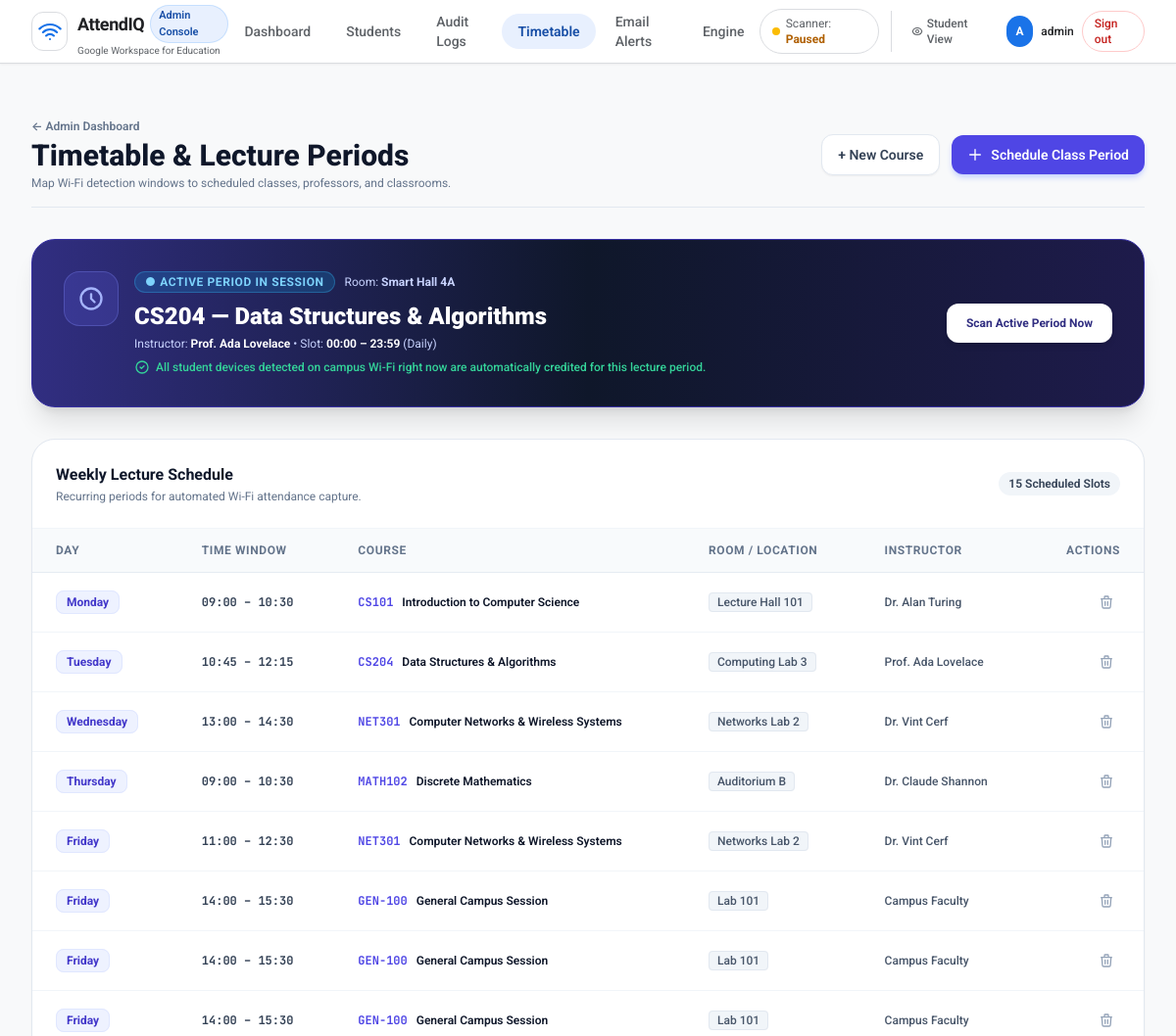
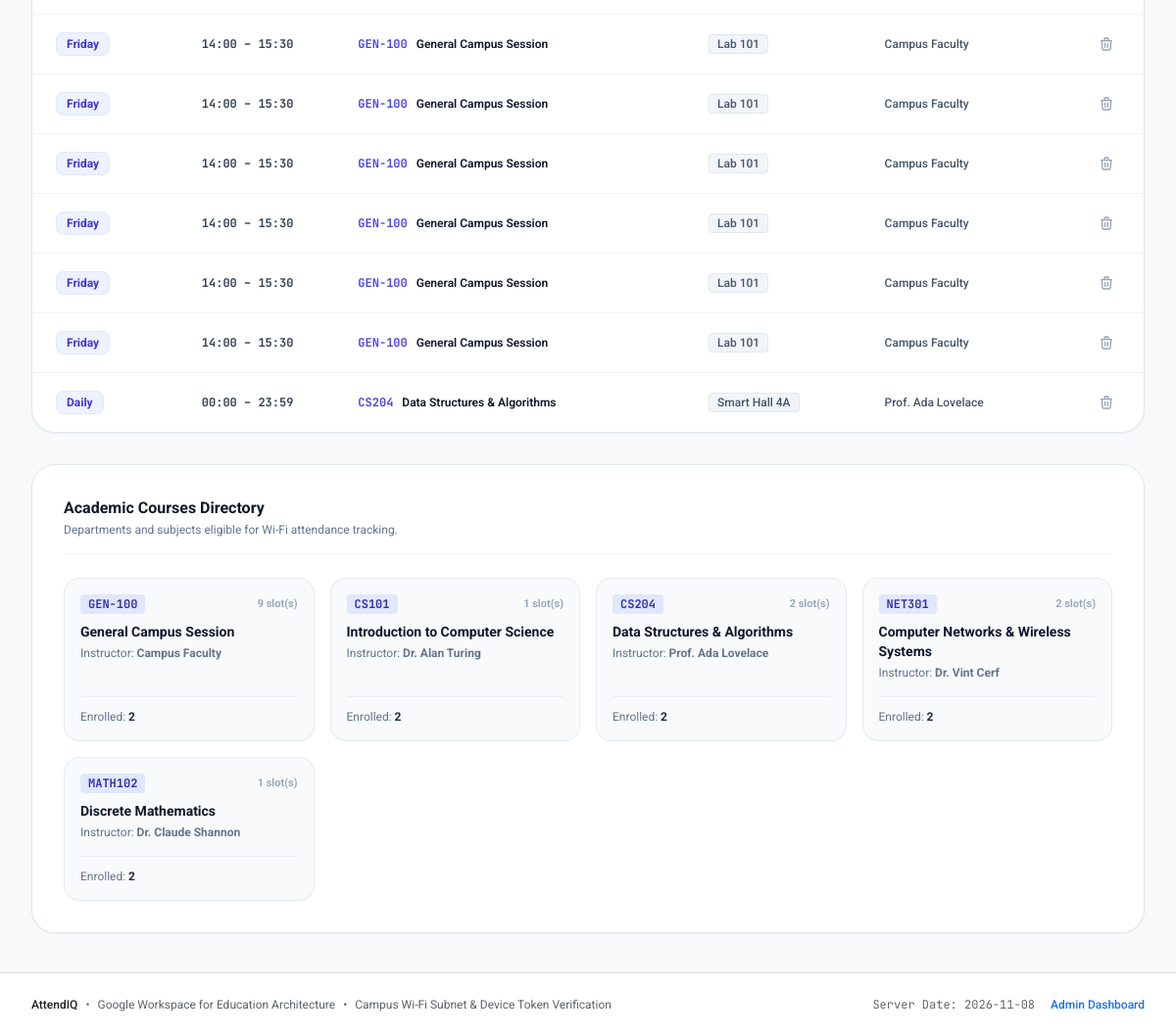
Page /admin/timetable (signed in) on the committed database (2 pictures, top to bottom).
### tables this page shows
CREATE TABLE timetable_slots (
                id INTEGER PRIMARY KEY AUTOINCREMENT,
                course_id INTEGER NOT NULL,
                day_of_week TEXT NOT NULL,
                start_time TEXT NOT NULL,
                end_time TEXT NOT NULL,
                room_number TEXT NOT NULL,
                FOREIGN KEY (course_id) REFERENCES courses(id) ON DELETE CASCADE
            );

CREATE TABLE courses (
                id INTEGER PRIMARY KEY AUTOINCREMENT,
                course_code TEXT UNIQUE NOT NULL,
                course_name TEXT NOT NULL,
                instructor TEXT NOT NULL
            );

### app.py (the view)
@app.route("/admin/timetable")
@admin_required
def admin_timetable():
    courses = Course.get_all()
    slots = Timetable.get_all_slots()
    active_period = Timetable.get_current_active_period()
    return render_template(
        "admin/timetable.html",
        courses=courses,
        slots=slots,
        active_period=active_period
    )

### app.py (called while the page is built)
def admin_required(f):
    @wraps(f)
    def decorated_function(*args, **kwargs):
        if "admin_id" not in session:
            flash("Please sign in to access the administrator panel.", "warning")
            return redirect(url_for("login", next=request.url))
        return f(*args, **kwargs)
    return decorated_function

@app.context_processor
def inject_global_data():
    client_ip = get_client_ip()
    is_wifi, wifi_info = verify_campus_wifi(client_ip)
    time_window = evaluate_checkin_window()
    time_settings = Settings.get_time_window_settings()
    return {
        "current_admin": session.get("admin_username"),
        "scanner_is_running": scanner_service.is_running(),
        "today_date": date.today().isoformat(),
        "active_period": Timetable.get_current_active_period(),
        "client_ip": client_ip,
        "is_campus_wifi": is_wifi,
        "wifi_info": wifi_info,
        "time_window": time_window,
        "time_settings": time_settings
    }

### attendance_security.py (called while the page is built, shortened)
def get_client_ip(req=None) -> str:
    active_req = req or request
    x_forwarded_for = active_req.headers.get("X-Forwarded-For")
    if x_forwarded_for:
        ip = x_forwarded_for.split(",")[0].strip()
    else:
        ip = active_req.remote_addr or "127.0.0.1"
    if ip.startswith("::ffff:"):
        ip = ip[7:]
    elif ip == "::1":
        ip = "127.0.0.1"
    return ip

def verify_campus_wifi(client_ip: str = None) -> tuple[bool, dict]:
    from models import Settings
    ip_str = client_ip or get_client_ip()
    authorized_subnets_str = Settings.get("authorized_subnet", "192.168.1.0/24")
    allow_localhost = Settings.get("allow_localhost", "1") == "1"
    if allow_localhost and ip_str in ("127.0.0.1", "localhost"):
        return True, {
            "authorized": True,
            "client_ip": ip_str,
            "matched_subnet": "127.0.0.1/32 (Localhost Dev Mode)",
            "message": f"Connected via verified local interface ({ip_str})."
        }

### database.py (called while the page is built)
@contextmanager
def get_db():
    conn = sqlite3.connect(config.DATABASE_PATH, timeout=20.0)
    conn.row_factory = sqlite3.Row
    conn.execute("PRAGMA foreign_keys = ON")
    try:
        yield conn
        conn.commit()
    except Exception:
        conn.rollback()
        raise
    finally:
        conn.close()

### scanner.py (called while the page is built)
    def is_running(self) -> bool:
        return self._thread is not None and self._thread.is_alive()

### templates/admin/timetable.html (shortened to what this page needs)
{% extends "base.html" %}
{% block content %}
<div class="space-y-8 py-4">
    <div class="flex flex-col sm:flex-row sm:items-center justify-between gap-4 pb-4 border-b border-slate-200">
        <div>
            <div class="flex items-center gap-2">
                <a href="{{ url_for('admin_dashboard') }}" class="text-xs font-semibold text-slate-500 hover:text-indigo-600">
                    &larr; Admin Dashboard
                </a>
            </div>
            <h1 class="text-2xl sm:text-3xl font-extrabold text-slate-900 mt-1">
                Timetable & Lecture Periods
            </h1>
            <p class="text-xs text-slate-500 mt-0.5">Map Wi-Fi detection windows to scheduled classes, professors, and classrooms.</p>
        </div>
        <div class="flex items-center gap-3">
            <button onclick="document.getElementById('modal-add-course').classList.remove('hidden')" class="px-4 py-2.5 rounded-xl bg-white hover:bg-slate-50 text-slate-700 text-xs sm:text-sm font-semibold border border-slate-200 shadow-sm transition-all">
                + New Course
            </button>
            <button onclick="document.getElementById('modal-add-slot').classList.remove('hidden')" class="inline-flex items-center gap-2 px-4 py-2.5 rounded-xl bg-indigo-600 hover:bg-indigo-700 text-white text-xs sm:text-sm font-semibold shadow-md shadow-indigo-200 transition-all">
                <svg class="w-4 h-4" fill="none" stroke="currentColor" viewBox="0 0 24 24"><path stroke-linecap="round" stroke-linejoin="round" stroke-width="2" d="M12 4v16m8-8H4"/></svg>
                Schedule Class Period
            </button>
        </div>
    </div>
    <div class="rounded-3xl p-6 sm:p-8 {% if active_period %}bg-gradient-to-r from-indigo-900 via-slate-900 to-indigo-950 text-white shadow-xl border border-indigo-800{% else %}bg-slate-100 text-slate-700 border border-slate-200{% endif %}">
        <div class="flex flex-col md:flex-row md:items-center justify-between gap-6">
            <div class="flex items-start gap-4">
                <div class="w-14 h-14 rounded-2xl {% if active_period %}bg-indigo-500/20 text-indigo-300 border border-indigo-400/30{% else %}bg-slate-200 text-slate-500{% endif %} flex items-center justify-center flex-shrink-0">
                    <svg class="w-7 h-7" fill="none" stroke="currentColor" viewBox="0 0 24 24"><path stroke-linecap="round" stroke-linejoin="round" stroke-width="2" d="M12 8v4l3 3m6-3a9 9 0 11-18 0 9 9 0 0118 0z"/></svg>
                </div>
                <div>
                    <div class="flex items-center gap-2.5">
                        <span class="text-xs font-bold uppercase tracking-wider {% if active_period %}text-sky-300 bg-sky-500/20 border border-sky-400/30{% else %}text-slate-500 bg-slate-200{% endif %} px-2.5 py-0.5 rounded-full">
                            {% if active_period %}● Active Period in Session{% else %}No Scheduled Lecture Right Now{% endif %}
                        </span>
                        {% if active_period %}
                        <span class="text-xs text-indigo-200">Room: <strong>{{ active_period.room_number }}</strong></span>
                        {% endif %}
                    </div>
                    {% if active_period %}
                    <h2 class="text-2xl font-black mt-2 text-white">
                        {{ active_period.course_code }} &mdash; {{ active_period.course_name }}
                    </h2>
                    <p class="text-xs text-indigo-200 mt-1">
                        Instructor: <strong class="text-white">{{ active_period.instructor }}</strong> &bull; Slot: <strong class="text-white">{{ active_period.start_time }} &ndash; {{ active_period.end_time }}</strong> ({{ active_period.day_of_week }})
                    </p>
                    <p class="text-xs text-emerald-400 mt-2 font-medium flex items-center gap-1.5">
                        <svg class="w-4 h-4" fill="none" stroke="currentColor" viewBox="0 0 24 24"><path stroke-linecap="round" stroke-linejoin="round" stroke-width="2" d="M9 12l2 2 4-4m6 2a9 9 0 11-18 0 9 9 0 0118 0z"/></svg>
                        All student devices detected on campus Wi-Fi right now are automatically credited for this lecture period.
                    </p>
                    {% endif %}
                </div>
            </div>
            <div class="flex-shrink-0">
                <button onclick="triggerScanNow(this)" class="px-5 py-3 rounded-xl bg-white text-indigo-900 font-bold text-xs hover:bg-indigo-50 shadow-md transition-all">
                    Scan Active Period Now
                </button>
            </div>
        </div>
    </div>
    <div class="bg-white rounded-3xl border border-slate-200 shadow-sm overflow-hidden">
        <div class="p-6 border-b border-slate-100 flex items-center justify-between">
            <div>
                <h3 class="text-base font-bold text-slate-900">Weekly Lecture Schedule</h3>
                <p class="text-xs text-slate-500 mt-0.5">Recurring periods for automated Wi-Fi attendance capture.</p>
            </div>
            <span class="text-xs font-semibold px-2.5 py-1 rounded-full bg-slate-100 text-slate-700">
                {{ slots|length }} Scheduled Slots
            </span>
        </div>
        {% if slots %}
        <div class="overflow-x-auto">
            <table class="w-full text-left text-sm">
                <thead class="bg-slate-50 border-b border-slate-200/80 text-xs uppercase font-semibold text-slate-500 tracking-wider">
                    <tr>
                        <th class="py-3.5 px-6">Day</th>
                        <th class="py-3.5 px-6">Time Window</th>
                        <th class="py-3.5 px-6">Course</th>
                        <th class="py-3.5 px-6">Room / Location</th>
                        <th class="py-3.5 px-6">Instructor</th>
                        <th class="py-3.5 px-6 text-right">Actions</th>
                    </tr>
                </thead>
                <tbody class="divide-y divide-slate-100 font-medium text-slate-700">
                    {% for slot in slots %}
                    <tr class="hover:bg-slate-50/80 transition-colors">
                        <td class="py-4 px-6 text-slate-900 font-bold text-xs whitespace-nowrap">
                            <span class="px-2.5 py-1 rounded-lg bg-indigo-50 text-indigo-700 border border-indigo-100">
                                {{ slot.day_of_week }}
                            </span>
                        </td>
                        <td class="py-4 px-6 font-mono text-xs text-slate-700 whitespace-nowrap font-bold">
                            {{ slot.start_time }} &ndash; {{ slot.end_time }}
                        </td>
                        <td class="py-4 px-6 text-xs text-slate-900 font-semibold whitespace-nowrap">
                            <span class="font-mono text-indigo-600 font-bold mr-1.5">{{ slot.course_code }}</span>
                            {{ slot.course_name }}
                        </td>
                        <td class="py-4 px-6 text-xs text-slate-600 font-medium whitespace-nowrap">
                            <span class="px-2 py-0.5 rounded bg-slate-100 border border-slate-200">
                                {{ slot.room_number }}
                            </span>
                        </td>
                        <td class="py-4 px-6 text-xs text-slate-600 whitespace-nowrap">
                            {{ slot.instructor }}
                        </td>
                        <td class="py-4 px-6 text-right whitespace-nowrap">
                            <form action="{{ url_for('delete_timetable_slot', slot_id=slot.id) }}" method="POST" onsubmit="return confirm('Remove this timetable slot?');" class="inline">
                                <button type="submit" class="p-1.5 rounded-lg text-slate-400 hover:text-rose-600 hover:bg-slate-100" title="Delete Slot">
                                    <svg class="w-4 h-4" fill="none" stroke="currentColor" viewBox="0 0 24 24"><path stroke-linecap="round" stroke-linejoin="round" stroke-width="2" d="M19 7l-.867 12.142A2 2 0 0116.138 21H7.862a2 2 0 01-1.995-1.858L5 7m5 4v6m4-6v6m1-10V4a1 1 0 00-1-1h-4a1 1 0 00-1 1v3M4 7h16"/></svg>
                                </button>
                            </form>
                        </td>
                    </tr>
                    {% endfor %}
                </tbody>
            </table>
        </div>
        {% else %}
        <div class="py-16 text-center">
            <p class="text-sm font-semibold text-slate-700">No Timetable Periods Scheduled Yet</p>
            <p class="text-xs text-slate-500 mt-1">Click "Schedule Class Period" above to map lecture hours.</p>
        </div>
        {% endif %}
    </div>
    <div class="bg-white rounded-3xl border border-slate-200 shadow-sm p-6 sm:p-8">
        <div class="flex items-center justify-between mb-6 pb-4 border-b border-slate-100">
            <div>
                <h3 class="text-base font-bold text-slate-900">Academic Courses Directory</h3>
                <p class="text-xs text-slate-500 mt-0.5">Departments and subjects eligible for Wi-Fi attendance tracking.</p>
            </div>
        </div>
        <div class="grid grid-cols-1 md:grid-cols-2 lg:grid-cols-4 gap-4">
            {% for c in courses %}
            <div class="p-4 rounded-2xl bg-slate-50 border border-slate-200/80 flex flex-col justify-between">
                <div>
                    <div class="flex items-center justify-between mb-2">
                        <span class="text-xs font-mono font-bold px-2 py-0.5 rounded bg-indigo-100 text-indigo-800">
                            {{ c.course_code }}
                        </span>
                        <span class="text-[11px] text-slate-400 font-semibold">{{ c.slots_count }} slot(s)</span>
                    </div>
                    <h4 class="text-sm font-bold text-slate-900">{{ c.course_name }}</h4>
                    <p class="text-xs text-slate-500 mt-1">Instructor: <strong>{{ c.instructor }}</strong></p>
                </div>
                <div class="mt-4 pt-3 border-t border-slate-200/60 flex items-center justify-between text-xs text-slate-500">
                    <span>Enrolled: <strong class="text-slate-800">{{ c.enrolled_count }}</strong></span>
                </div>
            </div>
            {% endfor %}
        </div>
    </div>
</div>
{% endblock %}

### templates/base.html (style rules this page uses)
body { font-family: 'Roboto', system-ui, -apple-system, sans-serif; background-color: #f8f9fa; color: #202124; }

### rows in the picture
timetable_slots: room_number "Smart Hall 4A", start_time "00:00", end_time "23:59", day_of_week "Daily", course_code "CS204", course_name "Data Structures & Algorithms", instructor "Prof. Ada Lovelace"
courses: course_code "CS204", course_name "Data Structures & Algorithms", instructor "Prof. Ada Lovelace", slots_count "2", enrolled_count "2"
timetable_slots: day_of_week "Monday", start_time "09:00", end_time "10:30", course_code "CS101", course_name "Introduction to Computer Science", room_number "Lecture Hall 101", instructor "Dr. Alan Turing"
timetable_slots: day_of_week "Tuesday", start_time "10:45", end_time "12:15", course_code "CS204", course_name "Data Structures & Algorithms", room_number "Computing Lab 3", instructor "Prof. Ada Lovelace"
timetable_slots: day_of_week "Wednesday", start_time "13:00", end_time "14:30", course_code "NET301", course_name "Computer Networks & Wireless Systems", room_number "Networks Lab 2", instructor "Dr. Vint Cerf"
timetable_slots: day_of_week "Thursday", start_time "09:00", end_time "10:30", course_code "MATH102", course_name "Discrete Mathematics", room_number "Auditorium B", instructor "Dr. Claude Shannon"
timetable_slots: day_of_week "Friday", start_time "11:00", end_time "12:30", course_code "NET301", course_name "Computer Networks & Wireless Systems", room_number "Networks Lab 2", instructor "Dr. Vint Cerf"
timetable_slots: day_of_week "Friday", start_time "14:00", end_time "15:30", course_code "GEN-100", course_name "General Campus Session", room_number "Lab 101", instructor "Campus Faculty"
timetable_slots: day_of_week "Friday", start_time "14:00", end_time "15:30", course_code "GEN-100", course_name "General Campus Session", room_number "Lab 101", instructor "Campus Faculty"
timetable_slots: day_of_week "Friday", start_time "14:00", end_time "15:30", course_code "GEN-100", course_name "General Campus Session", room_number "Lab 101", instructor "Campus Faculty"
timetable_slots: day_of_week "Friday", start_time "14:00", end_time "15:30", course_code "GEN-100", course_name "General Campus Session", room_number "Lab 101", instructor "Campus Faculty"
timetable_slots: day_of_week "Friday", start_time "14:00", end_time "15:30", course_code "GEN-100", course_name "General Campus Session", room_number "Lab 101", instructor "Campus Faculty"
timetable_slots: day_of_week "Friday", start_time "14:00", end_time "15:30", course_code "GEN-100", course_name "General Campus Session", room_number "Lab 101", instructor "Campus Faculty"
timetable_slots: day_of_week "Friday", start_time "14:00", end_time "15:30", course_code "GEN-100", course_name "General Campus Session", room_number "Lab 101", instructor "Campus Faculty"
timetable_slots: day_of_week "Friday", start_time "14:00", end_time "15:30", course_code "GEN-100", course_name "General Campus Session", room_number "Lab 101", instructor "Campus Faculty"
timetable_slots: day_of_week "Friday", start_time "14:00", end_time "15:30", course_code "GEN-100", course_name "General Campus Session", room_number "Lab 101", instructor "Campus Faculty"
courses: course_code "GEN-100", slots_count "9", course_name "General Campus Session", instructor "Campus Faculty", enrolled_count "2"
courses: course_code "CS101", slots_count "1", course_name "Introduction to Computer Science", instructor "Dr. Alan Turing", enrolled_count "2"
courses: course_code "NET301", slots_count "2", course_name "Computer Networks & Wireless Systems", instructor "Dr. Vint Cerf", enrolled_count "2"
courses: course_code "MATH102", slots_count "1", course_name "Discrete Mathematics", instructor "Dr. Claude Shannon", enrolled_count "2"

### other values in the picture
{{ current_admin[:1]|upper }} "A"
{{ current_admin }} "admin"
{{ slots|length }} "15"
